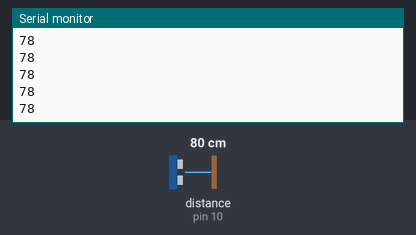
The sketch below on a simulated Arduino Uno, built with avr-gcc and run on an emulated ATmega328P. Parts: the last lines printed to the serial monitor. Wiring (inferred from the names in the program): ultrasonic range finder: trigger pin 9; echo pin 10. The test bench sets the inputs (shaded band); at power-on: distance to the obstacle (sensor on pin 10) 80 cm. The echo pulse lasts 58.3 µs per cm.

Above: at 1.2 s.
1.3 s: distance to the obstacle (sensor on pin 10) set to 9 cm
At 1.34 s:
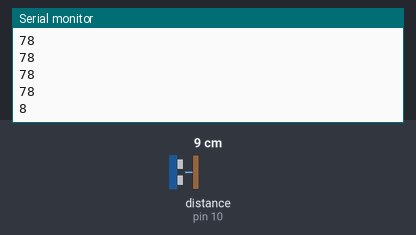
2.8 s: distance to the obstacle (sensor on pin 10) set to 18 cm
At 2.82 s:
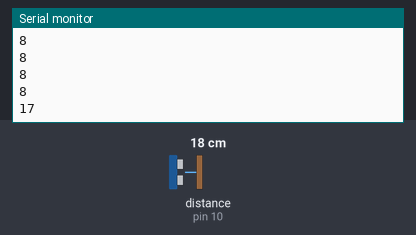
Timing chart, 0 to 5.8 s (numbered marks = the images above; inputs shaded):
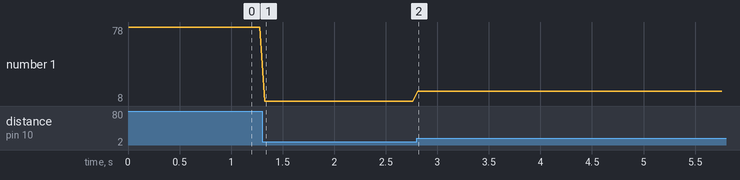

The sketch:

arduino_sketch.ino
```cpp
/*
 * Arduino Distance Sensor Sketch for Interactive Chaos Project
 * Hardware: HC-SR04 Ultrasonic Sensor
 */

#define TRIG_PIN 9
#define ECHO_PIN 10

void setup() {
  Serial.begin(9600);
  pinMode(TRIG_PIN, OUTPUT);
  pinMode(ECHO_PIN, INPUT);
}

void loop() {
  // Clear the trigPin
  digitalWrite(TRIG_PIN, LOW);
  delayMicroseconds(2);

  // Set the trigPin on HIGH state for 10 micro seconds
  digitalWrite(TRIG_PIN, HIGH);
  delayMicroseconds(10);
  digitalWrite(TRIG_PIN, LOW);

  // Reads the echoPin, returns the sound wave travel time in microseconds
  long duration = pulseIn(ECHO_PIN, HIGH);

  // Calculating the distance (in cm)
  int distance = duration * 0.034 / 2;

  // Filter out unrealistic readings for an exhibition space (e.g., 10cm to 250cm)
  if (distance > 5 && distance < 300) {
    Serial.println(distance);
  }

  delay(50); // ~20 frames per second for smooth interaction
}
```

Measured:
- after the input at 1.3 s, the serial monitor: prints a new line at once (image 1)
- after the input at 2.8 s, the serial monitor: prints a new line at once (image 2)
- plotted number 1: 78 → 8 after the input at 1.3 s, 8 → 17 after the input at 2.8 s
